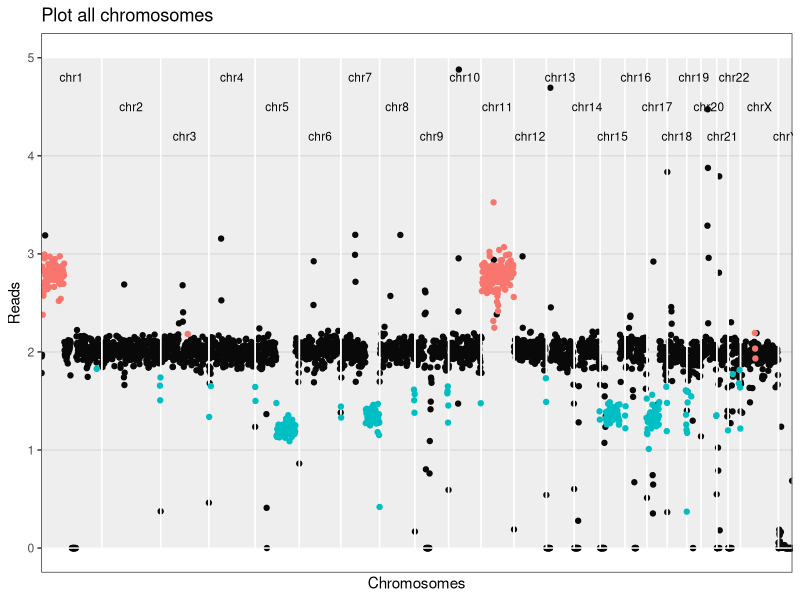
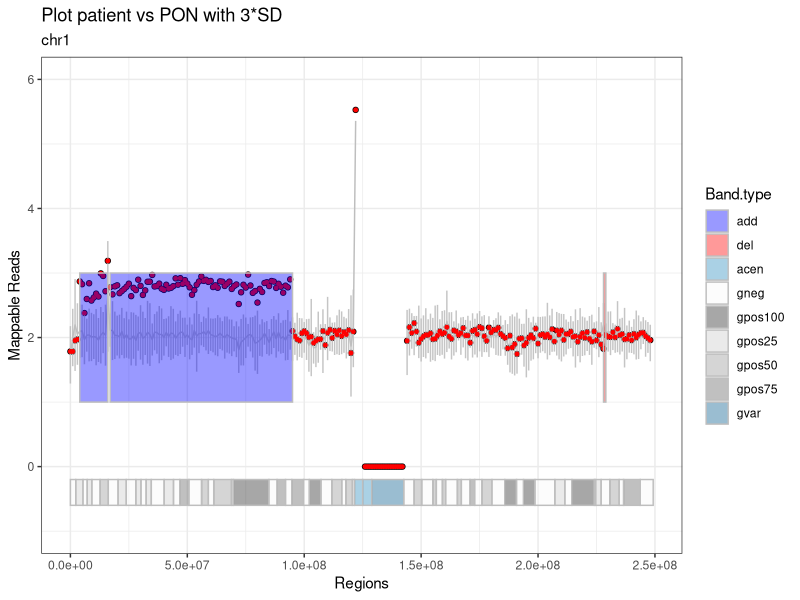
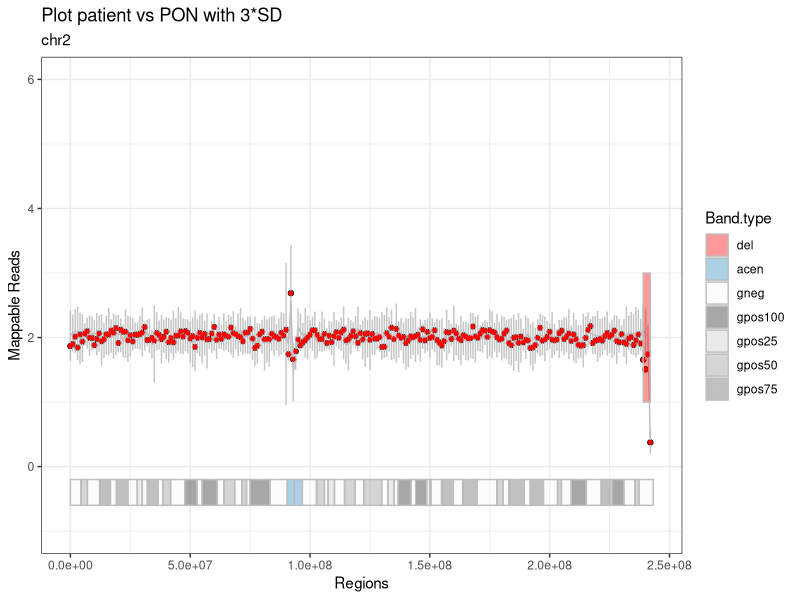
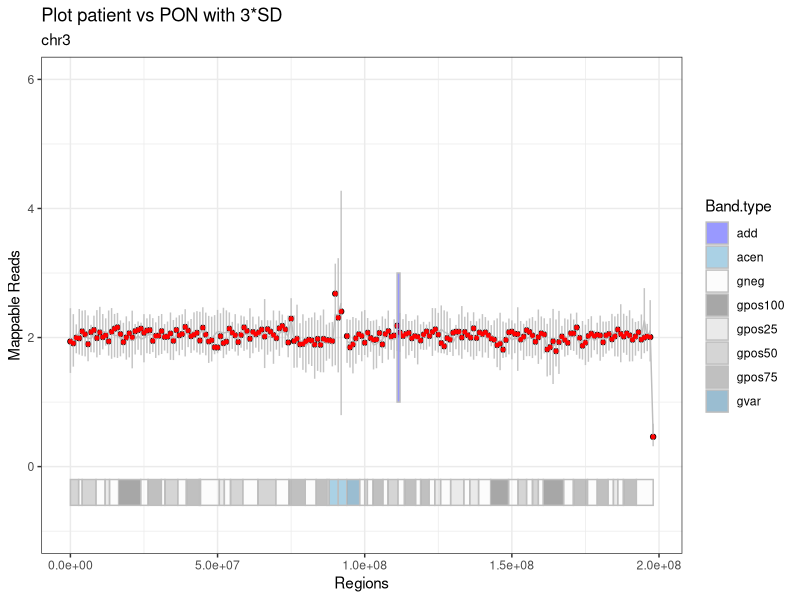
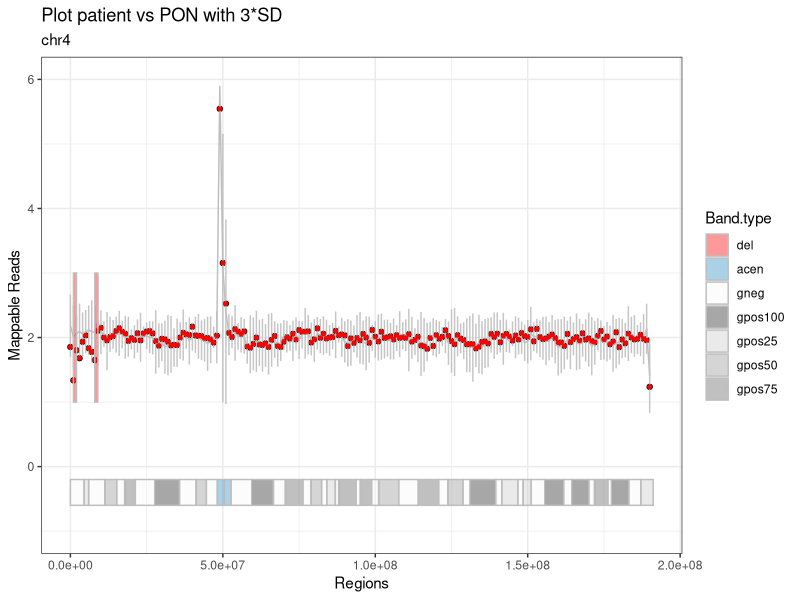
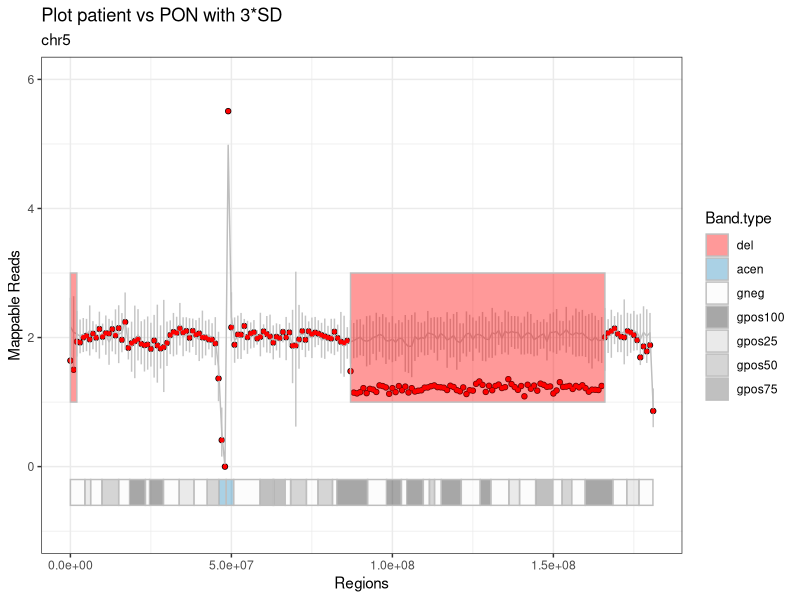
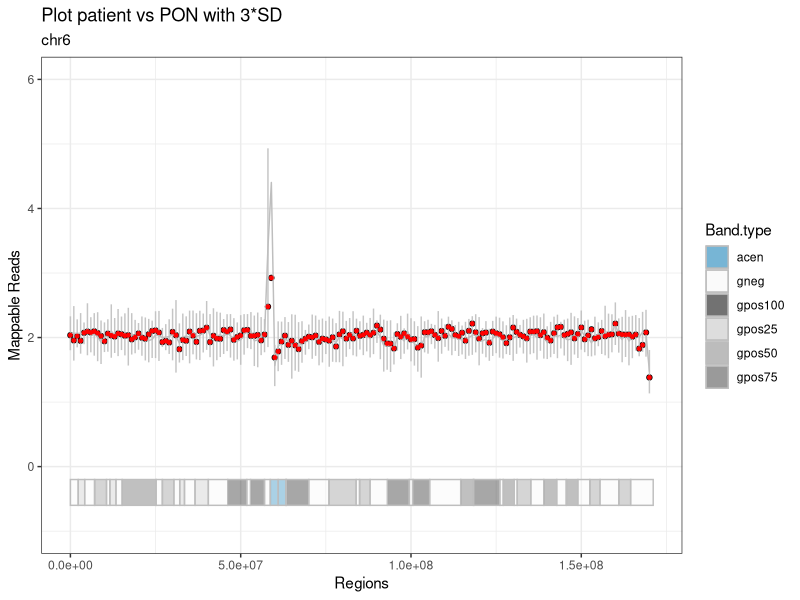
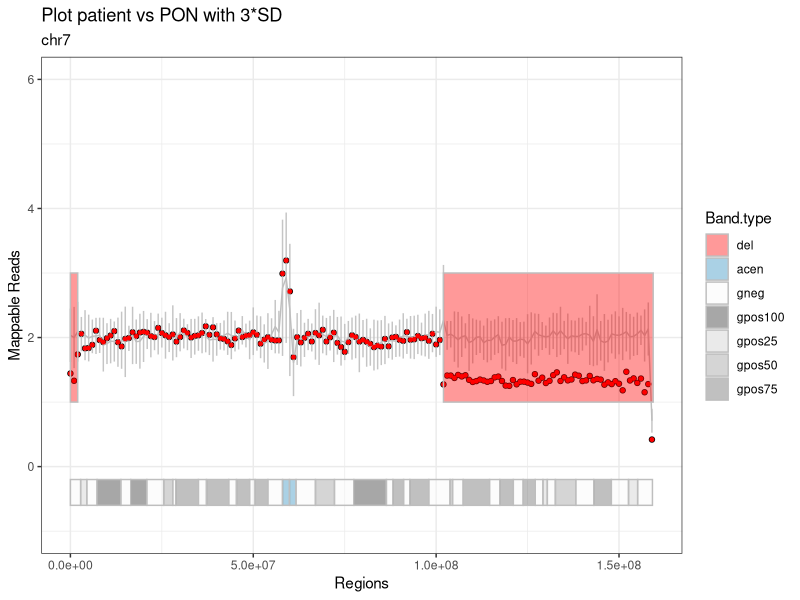

R code for these plots, in order:
## ---- chunk 1
#knitr::opts_knit$set(root.dir = "~/diss/CORIANDER/r.script.coriander/output/120517/")
knitr::opts_chunk$set(warning = FALSE, message = FALSE) 
## ---- chunk 2
patient.data = read.table("patient.data.tsv", stringsAsFactors = F)
patient_name = patient.data[1, 2]
gender = as.character(patient.data[2, 2])
paste0("Patient ", patient_name)
## ---- chunk 3

# librarys
library(ggplot2)
library(knitr)


###################################################################################################
# VORBEREITEN
###################################################################################################

# SCHRITT 1
# Daten einlesen: Patient, PON, Giemsa-Bands, alle Gene und eine Auswahl der relevanten.

patient = read.table("patient.fc.tsv", header=TRUE, row.names = 1, stringsAsFactors = F) 
bin_data = read.table("pon.tsv", header=TRUE, row.names = 1, stringsAsFactors = F)
bin_data$Start = as.integer(bin_data$Start)
bin_data$End = as.integer(bin_data$End)
# pon wurde bereits erzuegt, normalisiert und mit den statistischenwerten versehen!

cytobands = read.table("../../tables/cytobands.tsv", header=TRUE, row.names = 1, stringsAsFactors = F)
# die farben sind bereits enthalten!
cancer_genes = read.table("../../tables/cancer.driver.genes_unique.and.goi.aml.csv", header=TRUE, sep = "\t",
                          stringsAsFactors = F)
all_genes = read.table("../../tables/all_genes.tsv", header=TRUE, row.names = 1, stringsAsFactors = F)
all_genes$start = as.integer(all_genes$start)
all_genes$end = as.integer(all_genes$end)

## ---- chunk 4
stats = read.table("mapping.stats.tsv", stringsAsFactors = F)
stats[nrow(stats) +1, ] = list(as.character("unique_mapped_reads"), sum(patient[ , 6]))
stats[nrow(stats) +1, ] = list(as.character("patient ID"), patient_name)
stats[nrow(stats) +1, ] = list(as.character("gender"), gender)

library(knitr)
kable(stats, digits = 0, col.names = NULL, align = "l")
## ---- chunk 5

# SCHRITT 2
# PON an das Geschlecht des Patienten anpassen
pon.gender.adjust = function(pon, gender) {
  if (gender == "M") {
    chrn = "chrX"
    pon.copy = pon[pon$Chr == "chrX_M", ]
    pon.copy$Chr = chrn
    pon = rbind(pon, pon.copy)
    
    chrn = "chrY"
    pon.copy = pon[pon$Chr == "chrY_M", ]
    pon.copy$Chr = chrn
    pon = rbind(pon, pon.copy)
    
    pon = pon[!(pon$Chr == "chrX_F" | pon$Chr == "chrY_F" | pon$Chr == "chrX_M" | pon$Chr == "chrY_M"), ]
  }
  
  else {
    chrn = "chrX"
    pon.copy = pon[pon$Chr == "chrX_F", ]
    pon.copy$Chr = chrn
    pon = rbind(pon, pon.copy)
    
    chrn = "chrY"
    pon.copy = pon[pon$Chr == "chrY_F", ]
    pon.copy$Chr = chrn
    pon = rbind(pon, pon.copy)
    
    pon = pon[!(pon$Chr == "chrX_F" | pon$Chr == "chrY_F" | pon$Chr == "chrX_M" | pon$Chr == "chrY_M"), ]
  }
}


# SCHRITT 3
# Die Patientendaten normalisieren
patient_normalization = function(patient, column_number) {
  # patient = tabelle der patienten
  # column_number = nummer der spalte mit deb patienten-bins
  # (bei einem patienten -> 6) 
  patient_norm <- patient[ , 1:5]
  #patient_norm$pat_bins <- patient[ , column_number] / sum(patient[ , column_number]) * (patient[1, 3] - patient[1, 2] + 1)
  patient_norm$pat_bins <- patient[ , column_number] / median(patient[ , column_number]) *2
  # eine neue tabelle mit den allgemeinen daten und den normalisierten patienten-bins
  # normalisierung basiert auf der automatischen erkennung der bin-laenge (differenz end und start der 1. bin)
  # ist also dynamisch
  return(patient_norm)
}

# SCHRITT 4
# Den Patienten als eine neue Spalte zu der PON-Tabelle hinzufügen
unite.data = function(pon, patient) {
  pon$patient = patient$pat_bins
  return(pon)
}

###################################################################################################
# RECHNEN
###################################################################################################

# SCHRITT 5
#Del/amp Bins detektieren
aberration.bins.identifier = function(bin_data, sd_factor) {
  bin_data$aberration = with(bin_data, factor(ifelse(patient < mean - sd_factor * sd, 'del', ifelse(patient > mean + sd_factor * sd, 'add', 'normal')), levels = c('normal', 'add', 'del')))
  return(bin_data)
}


# SCHRITT 6
# Abweichende Bins werden zu ganzen Regionen mit einer gemeinsamen Richtung
# (amplifiziert oder deletiert) zusammengefasst
# und in eine Tabelle hereingeschrieben
region_bring_together = function(bin_data, sd_factor) {
  # die funktion schaut alle chromosome (inkl. geschlechterchr) nach den over/under regionen durch
  # und gibt diese mit den start-/endpunkten in einer tabelle wieder
  regions = data.frame(Chr=character(), Start=integer(), End=integer(), Start.i=integer(), 
                        End.i=integer(), Direction=integer(), stringsAsFactors = F)
  last_chr = 'NULL'
  last_direction = 0 # 0 for normal, -1 for del, +1 for amp
  region_start = 0
  for (i in 1:nrow(bin_data)) {
    if(bin_data$Chr[i] != last_chr) {
      if(last_chr != 'NULL' & last_direction != 0) {
        regions[nrow(regions) + 1, ] = list(as.character(last_chr), bin_data$Start[region_start], 
                                            bin_data$End[i-1], region_start, i, last_direction)
        #eine region wird zugemacht, falls am ende eines chromosoms eine region noch offen war
      }
      last_direction = 0
      region_start = 0
      last_chr = bin_data$Chr[i]
    }

    direction = 0
    if(!is.na(bin_data$patient[i]) & (bin_data$patient[i] < bin_data$mean[i] - sd_factor * bin_data$sd[i])) {
      direction = -1
    } else if(!is.na(bin_data$patient[i]) & (bin_data$patient[i] > 
                                             bin_data$mean[i] + sd_factor * bin_data$sd[i])) {
      direction = +1
    }
    if (direction == last_direction) {
      next()
    }
    if (direction > last_direction) {
      if (last_direction == 0) {
        region_start = i
        # neue del oder amp region wird aufgemacht
      }
      else if (last_direction == -1) {
        regions[nrow(regions) + 1, ] = list(as.character(bin_data$Chr[i]), bin_data$Start[region_start], 
                                            bin_data$End[i-1], region_start, i-1, last_direction)
        # alte del region wird zugemacht
        if (direction == 1) {
          region_start = i
          # neue amp region wird aufgemacht
        }
      }
    } 
    else if (direction < last_direction) {
      if (last_direction == 0) {
        region_start = i
        # neue del region wird aufgemacht
      }
      else if (last_direction == 1) {
        regions[nrow(regions) + 1, ] = list(as.character(bin_data$Chr[i]), bin_data$Start[region_start], 
                                            bin_data$End[i-1], region_start, i-1, last_direction)
        # alte amp region wird zugemacht
        if (direction == -1) {
          region_start = i
          # neue del region wird aufgemacht
        }
      }
    }
    last_direction = direction
  }
  if(last_direction != 0) {
    regions[nrow(regions) + 1, ] = list(as.character(bin_data$Chr[i]), bin_data$Start[region_start], 
                                        bin_data$End[i-1], region_start, i, last_direction)
    #eine region wird zugemacht, falls bei dem allerletzten chromosom eine region noch offen war
  }
  return(regions)
}

###################################################################################################
# REPORTEN
###################################################################################################

# SCHRITT 7
# Die Regionen werden zu größeren Regionen zusammengefasst, deren Werte gegen die
# Werte des PONs an der gleichen Stelle geprüft werden
# Momentan noch 3*SD-Statistik.
region_merge = function(bin_data, regions, sd_factor) {
  regions_merged = data.frame(Chr=character(), Start=integer(), End=integer(), Start.i=integer(), 
                               End.i=integer(), Direction=factor(levels=c('add', 'del')),
                               stringsAsFactors = F)
  
  if(nrow(regions) < 2) return(regions_merged)
  
  regions_merged[1,] = list(as.character(regions$Chr[1]), 
                            regions$Start[1], 
                            regions$End[1],
                            regions$Start.i[1],
                            regions$End.i[1],
                            ifelse(regions$Direction[1]==1, 'add', 'del'))
  m = 1 #der zaehler in der tabelle "regions_merged"
  mean_region = 0
  mean_pon = 0
  sd_pon = 0
  
  for (r in 2:nrow(regions)) {
    if (regions_merged$Chr[m] != regions$Chr[r] | regions_merged$Direction[m] != regions$Direction[r]) {
      # mergen nur, wenn auf dem selben chr.
      regions_merged[nrow(regions_merged) + 1, ] = list(Chr=as.character(regions$Chr[r]), 
                                                        Start=regions$Start[r], 
                                                        End=regions$End[r],
                                                        Start.i=regions$Start.i[r],
                                                        End.i=regions$End.i[r],
                                                        Direction=ifelse(regions$Direction[r]==1, 'add', 'del'))
      # die region auf einem neuen chr oder mit einer anderen richtung zu der neuen tabelle hinzufuegen
      m = nrow(regions_merged)
      # das ist die region, von der aus betrachtet wird
      next
    }
    bin_start = regions_merged$Start.i[m]
    bin_end = regions$End.i[r]
    
    mean_region = mean(c(bin_data$patient[bin_start]:bin_data$patient[bin_end]), na.rm = TRUE)
    mean_pon = mean(c(bin_data$mean[bin_start:bin_end]), na.rm = TRUE)
    #die mittelwerte der betroffenen bins inkl. "normale" chr.abschnitte bei dem patienten und pon
    sd_pon <- mean(bin_data$sd[bin_start:bin_end])
    
    if (mean_region > mean_pon + sd_factor*sd_pon | mean_region < mean_pon - sd_factor*sd_pon) {
      # wenn die mittelwerte der betroffenen bins immer noch signifikant hoch/runter sind -> mergen
      regions_merged[m, ] = list(as.character(regions$Chr[r]), 
                                 regions_merged$Start[m], 
                                 regions$End[r],
                                 bin_start,
                                 bin_end,
                                 ifelse(regions$Direction[r]==1, 'add', 'del'))
    } 
    else {
      regions_merged[nrow(regions_merged) + 1, ] = list(Chr=as.character(regions$Chr[r]), 
                                                        Start=regions$Start[r], 
                                                        End=regions$End[r],
                                                        Start.i=regions$Start.i[r],
                                                        End.i=regions$End.i[r],
                                                        Direction=ifelse(regions$Direction[r]==1, 'add', 'del'))
    }
    m <- nrow(regions_merged)
  }
  return(regions_merged)
}


# SCHRITT 8
# Hier werden abweichende Banden aus den Bins detektiert
# Herausforderungen dabei ist, dass die Bins und die Bands in verschiedenen Schritten laufen,
# so kann eine Bande 100.000 Schritte haben
bins2bands = function(bin_data, cytobands, sd_factor) {
  last_chr = 'NULL'
  direction = 0 # die richtung der abweichenden bande (over, under)
  
  bands = data.frame(Chr=character(), Name=character(), Start=integer(), End=integer(),
                     Sum.pat=integer(),
                     Sum.pon=integer(), Direction=integer(),
                     stringsAsFactors = F)
  
  for (c in 1:nrow(cytobands)) {
    # Selektieren der Zeilen mit benötigten Eigenschften
    # hier gibt es mehrere faelle, da die schritte der bind und banden nicht gleich sind
    # und mehrere bins in einer bande sein koennen
    # bzw. auch  kleine bands in einer bin
    
    # die bedingung, dass die chromosome der banden und das patienten
    # gleich sind, muss immer erfuellt sein
    
    sel = as.character(bin_data$Chr) == as.character(cytobands$Chr[c]) &
      # fall 1: die bin ist kleiner als die band
      ((bin_data$Start >= cytobands$Start[c] & bin_data$End <= cytobands$End[c]) |
         # fall 2: die bin ist zwischen 2 bands, liegt aber eher in der betrachteten bin,
         # weil das ende von der bin naeher zum ende der band liegt, als der
         # anfang zum anfang der naechsten
         # die 2. bedingung wurde eingebaut, um zu verhindern, dass die bins vor der aktuellen
         # band mitselektiert werden
         ((bin_data$Start < cytobands$End[c]) &
            (bin_data$End > cytobands$Start[c]) &
            ((cytobands$End[c] - bin_data$Start) >= (bin_data$End - cytobands$End[c]))) |
         # fall 3: die bin ist zwischen 2 bands, liegt aber eher in der
         # betrachteten bin
         # weil der anfang von der bin naeher zum anfang der band liegt, als das ende
         ((bin_data$Start < cytobands$Start[c]) &
            ((bin_data$End - cytobands$Start[c]) > (cytobands$Start[c] - bin_data$Start))))
    # fall 4: die band ist kleiner als die bin,
    # dann greift die bedingung 2 oder 3, je nach werten
    
    band.pat = bin_data[sel, "patient"]
    #band.pon = colSums((bin_data[sel, grep(".bam", colnames(bin_data))]), na.rm = TRUE)
    band.pon = colSums((bin_data[sel, grep("V", colnames(bin_data))]), na.rm = TRUE)
    sum_pat = sum(band.pat, na.rm = TRUE)
    # summe der werte der bins in dieser band fuer den patienten
    sum_pon = mean(band.pon, na.rm = TRUE)
    # mittelwert der summe der bins in dem pon
    sd_bands = sd(band.pon, na.rm = TRUE)
    # standartabweichung fur die bins in der band
    if (sum_pat > sum_pon + sd_factor*sd_bands) {
      direction = +1 # die bande ist amp
    }
    else if (sum_pat < sum_pon - sd_factor*sd_bands) {
      direction = -1 # die bande ist del
    }
    
    bands[nrow(bands) + 1, ] = list(as.character(cytobands$Chr[c]),
                                    as.character(cytobands$Name[c]),
                                    cytobands$Start[c],
                                    cytobands$End[c],
                                    sum_pat,
                                    sum_pon,
                                    direction)
    direction = 0
  }
  return(bands)
}


# SCHRITT 9
# Hier werden Banden zusammengefasst und fuer den Report vorbereitet
karyotype = function(bands) {
  suspected_bands = bands[bands$Direction != 0, ]
  
  # bands mergen, wie bei den regions, nur ohne statistische validierung
  suspected_bands$last_Name = suspected_bands$Name
  karyotype_to_report = suspected_bands[1, ]
  
  karyotype_to_report$Aberration = NA
  if(nrow(suspected_bands) < 1) return(karyotype_to_report)
  
  k = 1
  # der zaehler in der tabelle karyotype_to_report
  for (s in 2:nrow(suspected_bands)) {
    if (karyotype_to_report$Chr[k] == suspected_bands$Chr[s] &
        karyotype_to_report$Direction[k] == suspected_bands$Direction[s] &
        karyotype_to_report$End[k] == suspected_bands$Start[s]) {
      karyotype_to_report$last_Name[k] = suspected_bands$Name[s]
      karyotype_to_report$End[k] = suspected_bands$End[s]
      next
    }
    else {
      karyotype_to_report[nrow(karyotype_to_report) +1, ] = suspected_bands[s, ]
      # die bande auf einem neuen chr oder mit einer anderen richtung hinzufuegen
      k = nrow(karyotype_to_report)
      # das ist jetzt die bande, von der aus betrachtet wird
    }
  }
  
  for (a in 1:nrow(karyotype_to_report)) {
    karyotype_to_report[a, "Aberration"] = as.character(paste0(karyotype_to_report$Direction[a], "(",
                                                               suspected_bands$Chr[a], ")(",
                                                               suspected_bands$Name[a],
                                                               suspected_bands$last_Name[a], ")"))
  }
  
  karyotype_to_report$Aberration = as.character(paste0(ifelse(karyotype_to_report$Direction == 1, "add", "del"), "(",
                                                       sub("chr", "", karyotype_to_report$Chr), ")(",
                                                       karyotype_to_report$Name,
                                                       karyotype_to_report$last_Name, ")"))
  return(karyotype_to_report)
}


# SCHRITT 10
# Die Gene, die in den abweichenden Banden liegen, werden detektiert
# und an eine Tabelle übergeben
genes_finder = function(bin_data, all_genes, cancer_genes, sd_factor) {
  suspected_bins <- data.frame(Chr=character(), Start=integer(), End=integer(), Bin=integer(),
                               Aberration=character(), stringsAsFactors = F)
  # Hier werden alle Bins gespeichert, die von pon_mean +/- 3*SD abweichen
  g=0
  for (g in 1:nrow(bin_data)) {
    if (!is.na(bin_data$patient[g]) &
        (bin_data$patient[g] < (bin_data$mean[g] - sd_factor * bin_data$sd[g]))) {
      suspected_bins[nrow(suspected_bins) + 1, ] = list(as.character(bin_data$Chr[g]), 
                                                        bin_data$Start[g], 
                                                        bin_data$End[g],
                                                        bin_data$patient[g],
                                                        as.character("del"))
    }
    
    else if (!is.na(bin_data$patient[g]) &
             (bin_data$patient[g] > (bin_data$mean[g] + sd_factor * bin_data$sd[g]))) {
      suspected_bins[nrow(suspected_bins) + 1, ] = list(as.character(bin_data$Chr[g]), 
                                                        bin_data$Start[g], 
                                                        bin_data$End[g],
                                                        bin_data$patient[g],
                                                        as.character("amp"))
    }
  }

  special_genes = all_genes[all_genes$symbol %in% cancer_genes$genes,]
  special_genes$aberration = 'norm'
  special_genes$found = 0
  
  for(i in 1:nrow(special_genes)) {
    bins = suspected_bins[suspected_bins$Chr == special_genes$chr[i] & (suspected_bins$Start <= special_genes$start[i] & special_genes$start[i] <= suspected_bins$End |
                                                                          suspected_bins$Start <= special_genes$end[i] & special_genes$end[i] <= suspected_bins$End),]
    if(nrow(bins) == 0) {next}
    special_genes$found[i] = 1
    if(all(bins$Aberration == 'amp')) {special_genes$aberration[i] = 'amp'}
    if(all(bins$Aberration == 'del')) {special_genes$aberration[i] = 'del'}
  }

  reported_genes = special_genes[special_genes$found == 1 & (special_genes$aberration == "amp" | special_genes$aberration == "del"), ]

  return(reported_genes)
}


# SCHRITT 11
# Diese Funktion soll die Plots generieren. Bestandteile des Plots zur Zeit sind:
# 1) Punkte aus den gemappten Patientendaten
# 2) Eine Linie fuer die PON-Daten
# 3) Errorbar fuer 3*SD der PON-Daten an dieser Stelle
# 4) Del/amp Regionen
# 5) Ein Ideogram zur besseren raemlichen Orientierung fuer die Kliniker


plot_bins_regions_ideogram <- function(bin_data, cytobands, region_merged,
                                       chrn, sd_factor) {

  x <- bin_data[bin_data$Chr == chrn, "Start"]
  y <- bin_data[bin_data$Chr == chrn, "patient"]
  plot_patient <- qplot(x, y, ylim=c(-1, 6)) +
                  geom_line(aes(x = bin_data[bin_data$Chr == chrn, "Start"],
                                y = bin_data[bin_data$Chr == chrn, "mean"]),
                                color = "gray", linetype = "solid") +
                  geom_errorbar(aes(x = bin_data[bin_data$Chr == chrn, "Start"],
                                    ymin = bin_data[bin_data$Chr == chrn, "mean"] - 
                                    sd_factor * bin_data[bin_data$Chr == chrn, "sd"], 
                                    ymax = bin_data[bin_data$Chr == chrn, "mean"] + 
                                    sd_factor * bin_data[bin_data$Chr == chrn, "sd"]),
                                width=0.1, color = "gray", alpha = 0.9, na.rm = TRUE) +
    # na.rm = TRUE bedeutet, dass die fehlenden Werte keine fehlermeldungen mehr verursachen
    
                  geom_point(aes(x = x, y = bin_data[bin_data$Chr == chrn, "patient"]),
                                 shape = 19, color = "red", size = 1) +
    #das eigentliche ideogram
                  geom_rect(data = cytobands[cytobands$Chr == chrn, ],
                            stat = "identity", position = "identity",
                    aes(NULL, NULL, xmin = Start, xmax = End, fill = Band.type),
                        ymin = -0.6, ymax = -0.2, color = "gray", size = 0.5, alpha = 0.4) +
                  scale_fill_manual(values=c("acen" = "#2b8cbe", "gneg" = "#f7f7f7",
                                             "gpos100" = "#252525", "gpos25" = "#cccccc",
                                             "gpos50" = "#969696", "gpos75" = "#636363",
                                             "gvar" = "#045a8d", "stalk" = "#be8c2b",
                                             "add" = "blue", "del" = "red")) +
    
    # die regione einzeichnen
                  geom_rect(data = region_merged[region_merged$Chr == chrn,],
                            aes(NULL, NULL, xmin = Start, xmax = End, fill = Direction),
                                ymin = 1,
                                ymax = 3,
                                color = "gray", size = 0.5, alpha = 0.4) +
    
                  theme_bw() +
                  labs(title = "Plot patient vs PON with 3*SD", subtitle = chrn,
                  x = "Regions", y = "Mappable Reads")
  print(plot_patient)
  return(plot_patient)
}


# SCHRITT 12
# Eine Schleife, um die Plots für alle Chromosomen zu erstellen
# und diese in einem neuen Ordner zu speichern
create.plots <- function(path.output, patient_name, bin_data, cytobands, region_merged, sd_factor) {
  
  setwd(path.output)
  dir.create(paste0("Patient.", patient_name))
  setwd(paste0("Patient.", patient_name))
  
  chrn= "chr0"
  for (chrn in unique(bin_data$Chr)) {
    plot_patient = plot_bins_regions_ideogram(bin_data, cytobands, region_merged,
                                              chrn, sd_factor)
    ggsave(filename = paste0("Plot.", chrn, ".png"))
  }
}


# SCHRITT 15
# Plot Uebersicht ueber alle Chromosomen nebeneinander
# Die Bins als Punkte, keine PON-Daten
# Patienten-Daten normalisiert auf 0
# Die Y-Achse geht von 1 bis -1
# Die amp/del Bins weichen nach obenm oder unten ab, sind farblich markiert
# Duenne graue Linien am Ende jedes Chromosoms
# Die X-Achse als die Koordinaten im ganzen Genom
# Unterhalb der X-Achse die Chromosomen-Nummern
# Eine Amplifikation hat mehr Gen-Kopien als Gain, diese Aufteilung (siehe Fig. 1 im iCHORcna Paper)
# sollte auch von uns beibehalten werden.
plot_genome_wide_cnv = function(bin_data) {
  # eine Tabelle mit den globalen Koordinaten fuer alle Chromosomen
  coordinates_genome_wide <- data.frame(Chr=character(), Start=integer(), End=integer(), Offset=integer(),
                                        stringsAsFactors = F)
  for (w in unique(bin_data$Chr)) {
    coordinates_genome_wide[nrow(coordinates_genome_wide) + 1, ] = list(as.character(w),
                                                                        0,
                                                                        0,
                                                                        0)
  }

  # die Koordinaten fuer die Enden setzen
  coordinates_genome_wide[ , "End"] = sapply(coordinates_genome_wide$Chr, function (c) max(bin_data[bin_data$Chr == c, "End"]))
  # die versetzten Koordinaten setzen - so entstehen globale Koordinaten
  # coordinates_genome_wide[ , 4] = cumsum(1:(nrow(coordinates_genome_wide)-1))
  coordinates_genome_wide[ , "Offset"] = cumsum(as.numeric(coordinates_genome_wide[ , "End"]))
  coordinates_genome_wide[ , "Offset"] = c(0, coordinates_genome_wide[(1:nrow(coordinates_genome_wide)-1), "Offset"])
  coordinates_genome_wide[ , "global_End"] = cumsum(as.numeric(coordinates_genome_wide[ , "End"]))
  
  for (z in 1:nrow(coordinates_genome_wide)) {
    coordinates_genome_wide[z, "median"] = (coordinates_genome_wide[z, "Offset"] + coordinates_genome_wide[z, "global_End"])/2
  }
  
  bin_data$Offset = sapply(bin_data$Chr, function(c) coordinates_genome_wide$Offset[coordinates_genome_wide$Chr == c])
  bin_data$global_Start = bin_data$Start+bin_data$Offset
  # die koordinaten fuer die bins sind damit festgelegt, die vorbereitung ist abgeschlossen

  # ein Plot ohne farbige Punkte
  plot_all_chromosomes <- qplot(global_Start, patient, 
                                data = bin_data[bin_data$aberration == "normal", ], ylim=c(0, 5)) +
                          geom_rect(data = coordinates_genome_wide,
                                aes(NULL, NULL, xmin = Offset, xmax = global_End,
                                    ymin = 0,
                                    ymax = 5),
                                color = "white", size = 0.5, alpha = 0.1) +
                          geom_text(data = coordinates_genome_wide,
                                    aes(x = median, y = c(4.8, 4.5, 4.2, 4.8, 4.5, 4.2, 4.8, 4.5, 4.2, 4.8, 4.5, 4.2, 4.8, 4.5, 4.2, 4.8, 4.5, 4.2, 4.8, 4.5, 4.2, 4.8, 4.5, 4.2) , label = Chr), size = 3) +
                          theme_bw() +
                          theme(panel.grid.minor=element_blank(), axis.text.x = element_blank(), legend.position="none") +
                          scale_x_discrete(breaks = coordinates_genome_wide[ , "Offset"],
                                           labels = coordinates_genome_wide[ , "Chr"]) +
                          labs(title = "Plot all chromosomes", x = "Chromosomes", y = "Reads")
  
  # hier brauchen wir eine Bedingung fuer die Gesunden, die keine Aberrationen aufweisen

  if (nrow(bin_data[bin_data$aberration == "add", ]) < 1) {
    # wenn gar keine Auffaelligkeiten, dann ein Plot ohne farbige Punkte
    if (nrow(bin_data[bin_data$aberration == "del", ]) < 1) {
      return(plot_all_chromosomes)
    }
    # wenn Deletionen ohne Amplifikationen vorhanden sind, dann del Punkte zeichnen
    plot_all_chromosomes <- plot_all_chromosomes +
                              geom_point(data = bin_data[bin_data$aberration == "del", ], 
                                aes(x = bin_data[bin_data$aberration == "del", "global_Start"], 
                                y = bin_data[bin_data$aberration == "del", "patient"], color = "orange"))
    return(plot_all_chromosomes)
  }
  
  if (nrow(bin_data[bin_data$aberration == "del", ]) < 1) {
    # wenn Amplifikationen ohne Deletionen, dann add Punkte plotten
    plot_all_chromosomes <- plot_all_chromosomes +
                            geom_point(data = bin_data[bin_data$aberration == "add", ], 
                             aes(x = bin_data[bin_data$aberration == "add", "global_Start"], 
                             y = bin_data[bin_data$aberration == "add", "patient"], color = "blue"))
    return(plot_all_chromosomes)
  }
  
  if ((nrow(bin_data[bin_data$aberration == "del", ]) > 0) & 
      (nrow(bin_data[bin_data$aberration == "add", ]) > 0)) {
    plot_all_chromosomes <- plot_all_chromosomes +
                            geom_point(data = bin_data[bin_data$aberration == "add", ], 
                             aes(x = bin_data[bin_data$aberration == "add", "global_Start"], 
                             y = bin_data[bin_data$aberration == "add", "patient"], color = "blue")) +
                            geom_point(data = bin_data[bin_data$aberration == "del", ], 
                                aes(x = bin_data[bin_data$aberration == "del", "global_Start"], 
                                y = bin_data[bin_data$aberration == "del", "patient"], color = "orange"))
    return(plot_all_chromosomes)
      }
}
## ---- chunk 6
bin_data = pon.gender.adjust(bin_data, gender)
patient = patient_normalization(patient, 6)
bin_data = unite.data(bin_data, patient)
sd_factor = 3
bin_data = aberration.bins.identifier(bin_data, sd_factor)

regions = region_bring_together(bin_data, sd_factor)
region_merged = region_merge(bin_data, regions, sd_factor)

bands = bins2bands(bin_data, cytobands, sd_factor)
karyotype_to_report = karyotype(bands)

reported_genes = genes_finder(bin_data, all_genes, cancer_genes, sd_factor)

# create.plots(path.output, patient_name, bin_data, cytobands, region_merged, sd_factor)
plot_all_chromosomes = plot_genome_wide_cnv(bin_data)
## ---- chunk 7
kable(karyotype_to_report$Aberration, col.names = NULL, align = "l", "html")

## ---- chunk 8
kable(reported_genes[ , 1:6], align = "l")
## ---- chunk 9
plot_all_chromosomes
## ---- chunk 10

chrn= "chr0"
  for (chrn in unique(patient$Chr)) {
    plot_patient = plot_bins_regions_ideogram(bin_data, cytobands, region_merged,
                                              chrn, sd_factor)
  }
